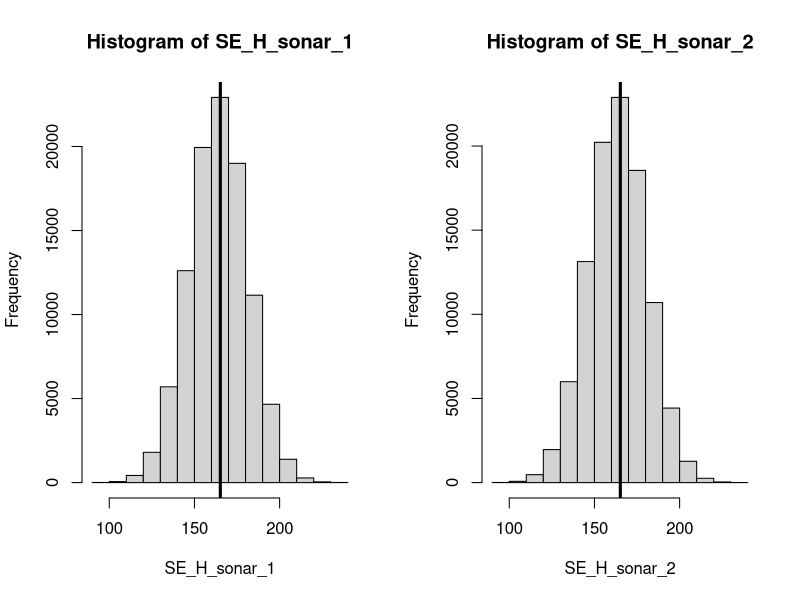
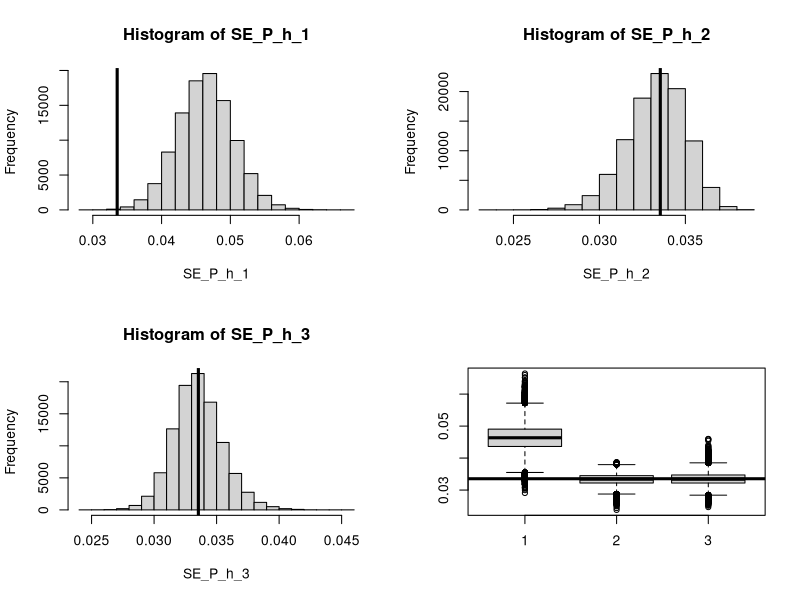
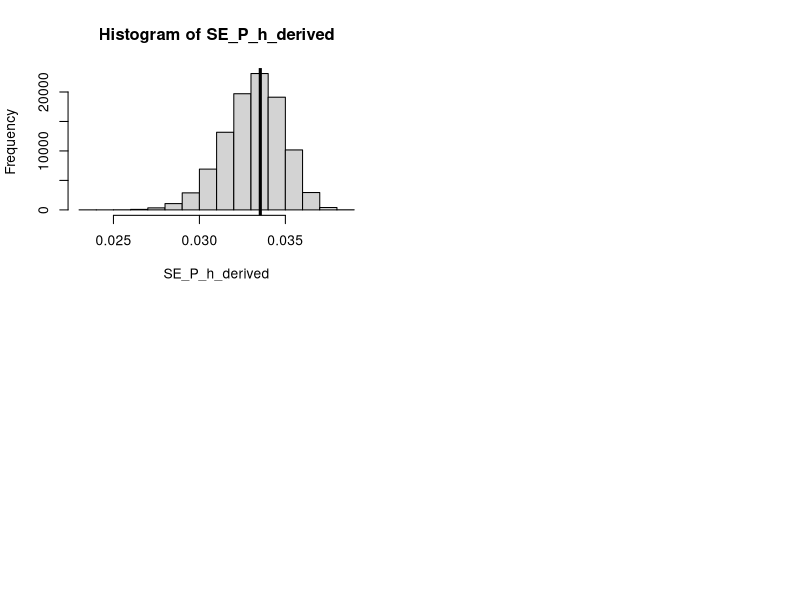

Write the R code that produced these figures, in order.
# Problem: estimating the SE of the proportion of hatchery fish that returned
# to Deep Creek.  The proportion is estimated from the number of hatchery fish
# that were caught netting, observed through a video weir, and estimated from
# sonar. The sonar counts are estimated with error, and then extrapolated using
# netting data to estimate the number of hatchery fish.

# P_h = (H_below + H_video + (p_n * N_sonar)) /
#       (H_below + N_video + N_sonar)
#
# Note:  p_n AND N_sonar are estimated with error!
#
# So it becomes a big gnarly delta-method calculation that includes a covariance
# term because (p_n * N_sonar)) and (H_below + N_video + N_sonar) are not
# independent.



# Treat these variables as known with no uncertainty
N_video <- 1000
H_below <- 100
H_video <- 300



# Simulate p_n and N_sonar stochastically, and carry these through estimation

# number of replicates for simulation
nsim <- 100000

# simulate p_n as calculated from a Binomial sample
p_n <- rbinom(n=nsim, size=100, p=0.3)/100

# simulate N_sonar
SE_N_sonar <- 300  # this will be used later
N_sonar <- rnorm(n=nsim, mean=3000, sd=SE_N_sonar)

# carry these through calculation!
# we get a vector of estimated hatchery proportions
H_sonar <- p_n * N_sonar
P_h <- (H_below + H_video + (p_n * N_sonar)) /
  (H_below + N_video + N_sonar) # same formula as above



# Side quest: comparing two versions of Goodman's formula
# SE_H_sonar will be used in the variance formula later on

# result is two vectors of estimated SE's
SE_p_n <- sqrt(p_n*(1-p_n)/100) # ignoring FPC for now
SE_H_sonar_1 <- sqrt(((N_sonar^2)*(SE_p_n^2)) +
                       (p_n^2)*(SE_N_sonar^2))   # without the subtraction in Goodman
SE_H_sonar_2 <- sqrt(((N_sonar^2)*(SE_p_n^2)) +
                       (p_n^2)*(SE_N_sonar^2) -
                       (SE_p_n^2)*(SE_N_sonar^2)) # with the subtraction

# comparing two versions of Goodman
par(mfrow=c(1,2))
hist(SE_H_sonar_1)    # distribution of SE_H_sonar_1
abline(v=sd(H_sonar), lwd=3) # vertical line at "true" standard error
hist(SE_H_sonar_2)    # distribution of SE_H_sonar_2
abline(v=sd(H_sonar), lwd=3) # vertical line at "true" standard error

mean(SE_H_sonar_1)  # without the subtraction in Goodman
mean(SE_H_sonar_2)  # with the subtraction
sd(H_sonar)  # actually the first version seems closer!



# Now the PUNCHLINE: using three competing formulas to estimate the SE of the
# hatchery proportion.  For each one, we get a vector of simulated replicates.
# We can COMPARE these distributions to the "actual" SD of the estimator,
# obtained by simulation!

# delta method thing without covariance
SE_P_h_1 <- abs(P_h) * sqrt((SE_H_sonar_1/(H_below + H_video + (p_n*N_sonar)))^2 +
                              (SE_N_sonar/(H_below + N_video + N_sonar))^2)

# trying covariance one way
SE_P_h_2 <- abs(P_h) * sqrt((SE_H_sonar_1/(H_below + H_video + (p_n*N_sonar)))^2 +
                              (SE_N_sonar/(H_below + N_video + N_sonar))^2 -
                              2*(p_n*(SE_N_sonar^2)) /
                              ((H_below + H_video + (p_n*N_sonar))*(H_below + N_video + N_sonar)))

# trying covariance another way
SE_P_h_3 <- abs(P_h) * sqrt((SE_H_sonar_1/(H_below + H_video + (p_n*N_sonar)))^2 +
                              (SE_N_sonar/(H_below + N_video + N_sonar))^2 -
                              2*(SE_H_sonar_1^2) /
                              ((H_below + H_video + (p_n*N_sonar))*(H_below + N_video + N_sonar)))
par(mfrow=c(2,2))
hist(SE_P_h_1)    # distribution of estimator
abline(v=sd(P_h), lwd=3) # vertical line at "true" standard error
hist(SE_P_h_2)
abline(v=sd(P_h), lwd=3)
hist(SE_P_h_3)
abline(v=sd(P_h), lwd=3)

boxplot(SE_P_h_1,SE_P_h_2,SE_P_h_3)
abline(h=sd(P_h), lwd=3)

mean(SE_P_h_1)
mean(SE_P_h_2)
mean(SE_P_h_3)   # this one seems to be closest ....?
sd(P_h)

# here comes the full derived formula!
SE_P_h_derived <- abs(P_h) * sqrt((sqrt((N_sonar^2)*(SE_p_n^2) +
                                          ((p_n^2)*(SE_N_sonar^2)) -
                                          (SE_p_n^2)*(SE_N_sonar^2))/(H_below + H_video + (p_n*N_sonar)))^2 +
                                    ((SE_N_sonar)/(H_below + N_video + N_sonar))^2 -
                                    ((2*p_n*(SE_N_sonar^2))/((H_below + N_video + N_sonar) * (H_below + H_video + (p_n*N_sonar)))))
hist(SE_P_h_derived)
abline(v=sd(P_h), lwd=3)
mean(SE_P_h_derived)
sd(P_h)
